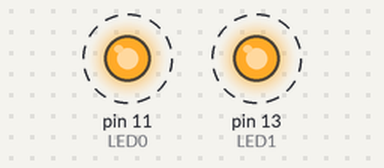
Recording of a program running on a simulated Raspberry Pi (header pin numbers). Parts: output pins drawn as LEDs (lit = HIGH). Dashed ring = blinking. Threads take turns every 2 ms.

Above: at 0.15 s.
Timing chart, 0 to 3.0 s (numbered marks = the images above):
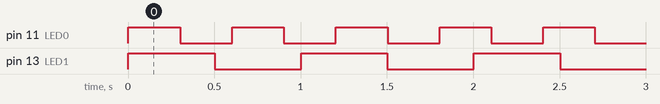

Measured:
- by itself, pin 11 (LED0): alternates HIGH for 0.30 s and LOW for 0.30 s
- by itself, pin 13 (LED1): alternates HIGH for 0.50 s and LOW for 0.50 s
- by itself, everything shown: repeats every 3.0 s, in 14 steps

The program:

09_thread_led_cntl.py
```python
import RPi.GPIO as GPIO     # GPIO 모듈 입포트
import time                 # 시간 관련 모듈
import threading

GPIO.setmode(GPIO.BOARD)    #

LED0,LED1 = 11,13

GPIO.setup((LED0,LED1), GPIO.OUT, initial=GPIO.LOW)

# 사용자 함수
def LED0_func():
    while True:
        GPIO.output(LED0, GPIO.HIGH)
        time.sleep(0.3)
        GPIO.output(LED0, GPIO.LOW)
        time.sleep(0.3)

def LED1_func():
    while True:
        GPIO.output(LED1, GPIO.HIGH)
        time.sleep(0.5)
        GPIO.output(LED1, GPIO.LOW)
        time.sleep(0.5)

try:
    t1 = threading.Thread(target=LED0_func)
    t2 = threading.Thread(target=LED1_func)

    t1.start()
    t2.start()

    while True:
        pass

except KeyboardInterrupt:
    print("키보드 예외")

finally:
    print("Cleanup")
    GPIO.cleanup()
```
